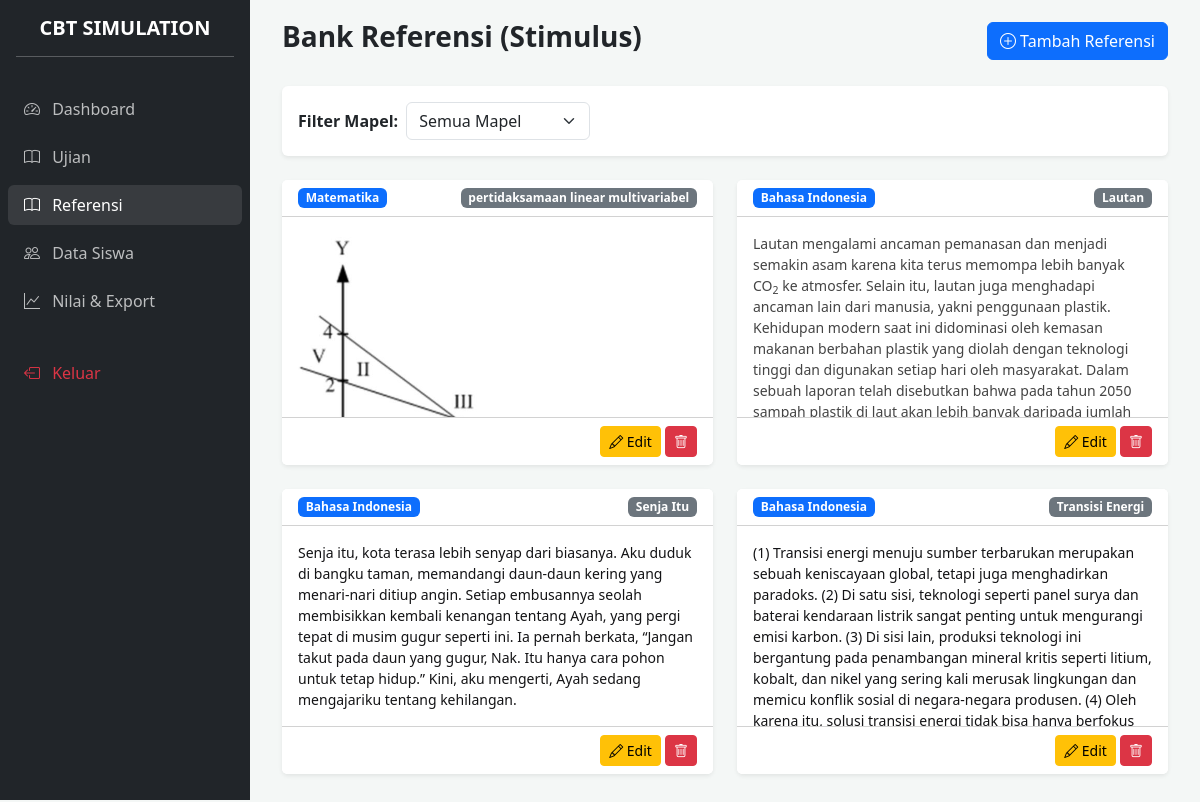
The app's page /admin/dashboard.php?page=references (signed in), older data.
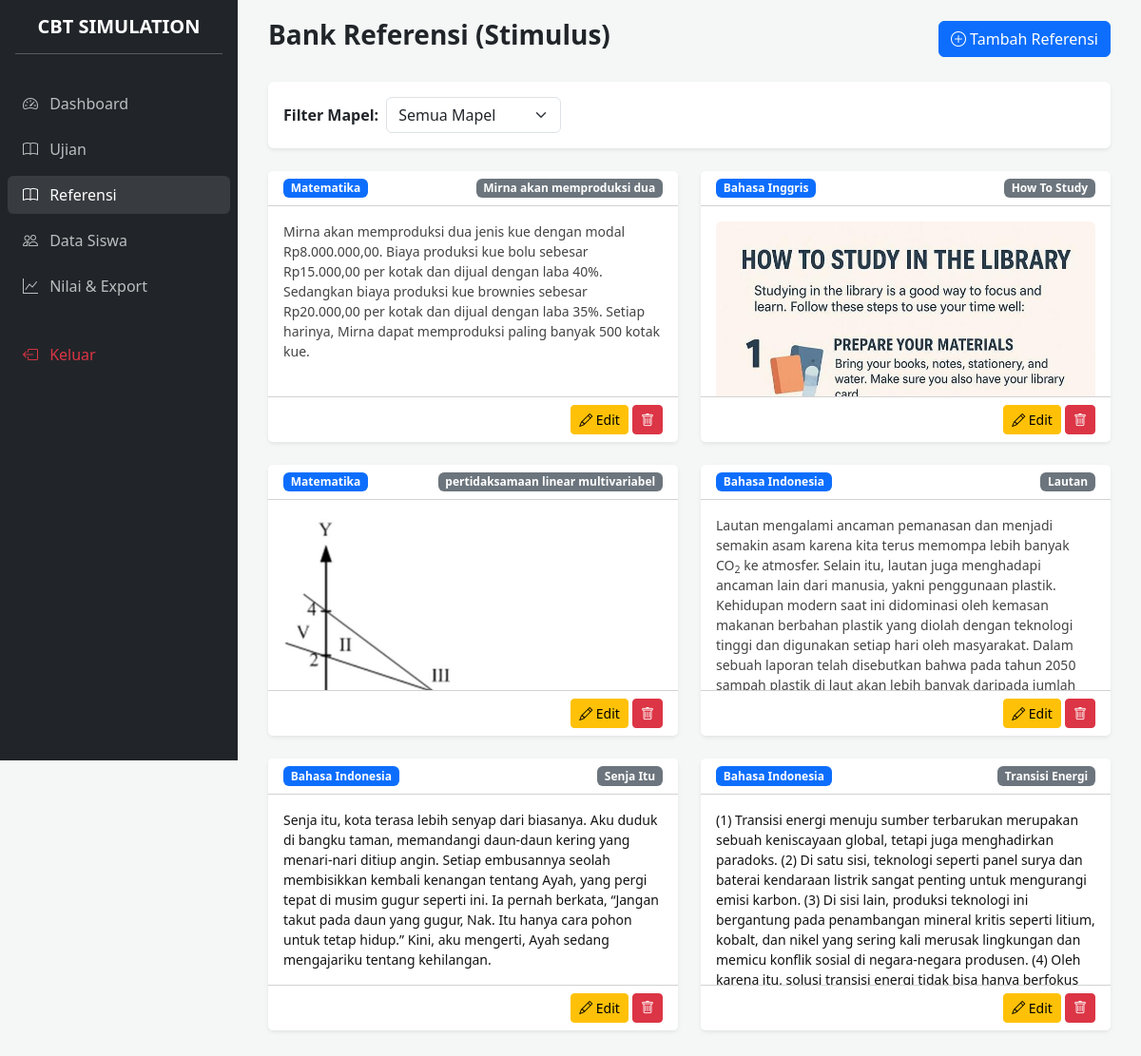
The same page, newer data.
### tables this page shows
CREATE TABLE `references` (
  `id` int NOT NULL,
  `subject_id` int NOT NULL,
  `title` varchar(255) NOT NULL,
  `type` enum('text','image') DEFAULT 'text',
  `content` text,
  `image_path` varchar(255) DEFAULT NULL,
  `created_at` timestamp NULL DEFAULT CURRENT_TIMESTAMP
);

CREATE TABLE `subjects` (
  `id` int NOT NULL,
  `exam_id` int NOT NULL,
  `name` varchar(100) NOT NULL,
  `duration` int NOT NULL,
  `is_active` tinyint(1) DEFAULT '1',
  `created_at` timestamp NULL DEFAULT CURRENT_TIMESTAMP
);

### admin/modules/references/index.php (the view, shortened to what this page needs)
<?php
$sql = "SELECT r.*, s.name as subject_name FROM `references` r
        JOIN subjects s ON r.subject_id = s.id";
$sql .= " ORDER BY r.id DESC";
$references = $pdo->query($sql)->fetchAll();
?>
<div class="d-flex justify-content-between align-items-center mb-4">
    <h3 class="fw-bold">Bank Referensi (Stimulus)</h3>
    <a href="dashboard.php?page=references_form" class="btn btn-primary">
        <i class="bi bi-plus-circle"></i> Tambah Referensi
    </a>
</div>
<div class="card border-0 shadow-sm mb-4">
    <div class="card-body">
        <form method="GET" action="dashboard.php" class="row g-2 align-items-center">
            <div class="col-auto"><label class="fw-bold">Filter Mapel:</label></div>
            <div class="col-auto">
                <select name="subject_id" class="form-select" onchange="this.form.submit()">
                    <option value="">Semua Mapel</option>
                </select>
            </div>
        </form>
    </div>
</div>
<div class="row">
    <?php foreach ($references as $r): ?>
    <div class="col-md-6 mb-4">
        <div class="card h-100 shadow-sm border-0">
            <div class="card-header bg-white d-flex justify-content-between align-items-center">
                <span class="badge bg-primary"><?= htmlspecialchars($r['subject_name']) ?></span>
                <span class="badge bg-secondary"><?= $r['title'] ?></span>
            </div>
            <div class="card-body overflow-auto" style="max-height: 200px;">
                <?php if ($r['type'] == 'text'): ?>
                    <div class="small text-muted"><?= $r['content']  ?></div>
                <?php else: ?>
                    <img src="../assets/uploads/references/<?= $r['image_path'] ?>" class="img-fluid rounded" alt="Referensi">
                <?php endif; ?>
            </div>
            <div class="card-footer bg-white text-end">
                <a href="dashboard.php?page=references_form&id=<?= $r['id'] ?>" class="btn btn-sm btn-warning">
                    <i class="bi bi-pencil"></i> Edit
                </a>
                <a href="modules/references/process.php?action=delete&id=<?= $r['id'] ?>"
                   class="btn btn-sm btn-danger"
                   onclick="return confirm('Hapus referensi ini? Soal yang terhubung akan kehilangan referensinya.')">
                    <i class="bi bi-trash"></i>
                </a>
            </div>
        </div>
    </div>
    <?php endforeach; ?>
</div>

### includes/header.php (shortened to what this page needs)
<!DOCTYPE html>
<html lang="id">
<head>
    <link href="https://cdn.jsdelivr.net/npm/bootstrap@5.3.0/dist/css/bootstrap.min.css" rel="stylesheet">
    <link rel="stylesheet" href="https://cdn.jsdelivr.net/npm/bootstrap-icons@1.11.0/font/bootstrap-icons.css">
</head>
<body>
<div class="sidebar" id="sidebar">
    <div class="p-3 text-center">
        <h5 class="fw-bold">CBT SIMULATION</h5>
        <hr>
    </div>
    <ul class="nav flex-column px-2">
        <li class="nav-item">
            <a href="dashboard.php" class="nav-link mb-2 rounded <?= !isset($_GET['page']) ? 'active' : '' ?>">
                <i class="bi bi-speedometer2 me-2"></i> Dashboard
            </a>
        </li>
        <li class="nav-item">
            <a href="dashboard.php?page=exams" class="nav-link mb-2 rounded <?= ($_GET['page'] ?? '') == 'exams' ? 'active' : '' ?>">
                <i class="bi bi-book me-2"></i> Ujian
            </a>
        </li>
        <li class="nav-item">
            <a href="dashboard.php?page=references" class="nav-link mb-2 rounded <?= ($_GET['page'] ?? '') == 'references' ? 'active' : '' ?>">
                <i class="bi bi-book me-2"></i> Referensi
            </a>
        </li>
        <li class="nav-item">
            <a href="dashboard.php?page=students" class="nav-link mb-2 rounded <?= ($_GET['page'] ?? '') == 'students' ? 'active' : '' ?>">
                <i class="bi bi-people me-2"></i> Data Siswa
            </a>
        </li>
        <li class="nav-item">
            <a href="dashboard.php?page=reports" class="nav-link mb-2 rounded <?= ($_GET['page'] ?? '') == 'reports' ? 'active' : '' ?>">
                <i class="bi bi-graph-up me-2"></i> Nilai & Export
            </a>
        </li>
        <li class="nav-item mt-4">
            <a href="../logout.php" class="nav-link mb-2 rounded text-danger">
                <i class="bi bi-box-arrow-left me-2"></i> Keluar
            </a>
        </li>
    </ul>
</div>
<div class="main-content">

### admin/dashboard.php (shortened to what this page needs)
<?php
require_once '../config/database.php';
include '../includes/header.php';
$page = $_GET['page'] ?? 'main';
?>
<div class="container-fluid">
    <?php
    switch ($page) {
        case 'references':
            include 'modules/references/index.php';
            break;
            ?>
            <?php
    }
    ?>
</div>
<?php include '../includes/footer.php'; ?>

### includes/footer.php (shortened to what this page needs)
</div> <script src="https://code.jquery.com/jquery-3.7.0.min.js"></script>
    <link href="https://cdn.jsdelivr.net/npm/quill@2.0.3/dist/quill.snow.css" rel="stylesheet">
</body>
</html>

### includes/header.php (style rules this page uses)
:root { --sidebar-width: 250px; }
body { background-color: #f4f7f6; }
.sidebar { width: var(--sidebar-width); height: 100vh; position: fixed; background: #212529; color: white; transition: 0.3s; z-index: 1000; }
.main-content { margin-left: var(--sidebar-width); transition: 0.3s; padding: 20px; }
.nav-link { color: rgba(255,255,255,0.7); }
.nav-link:hover, .nav-link.active { color: white; background: rgba(255,255,255,0.1); }

Row changes from the older to the newer data that the page shows:
added references: subject.name "Matematika", title "Mirna akan memproduksi dua", content "Mirna akan memproduksi dua jenis kue dengan modal Rp8.000.000,00. Biaya produksi kue bolu sebesar Rp15.000,00 per kotak dan dijual dengan laba 40%. Sedangkan biaya produksi kue brownies sebesar Rp20.000,00 per kotak dan dijual dengan laba 35%. Setiap harinya, Mirna dapat memproduksi paling banyak 500 kotak kue."
added references: subject.name "Bahasa Inggris", title "How To Study", image_path (picture)
